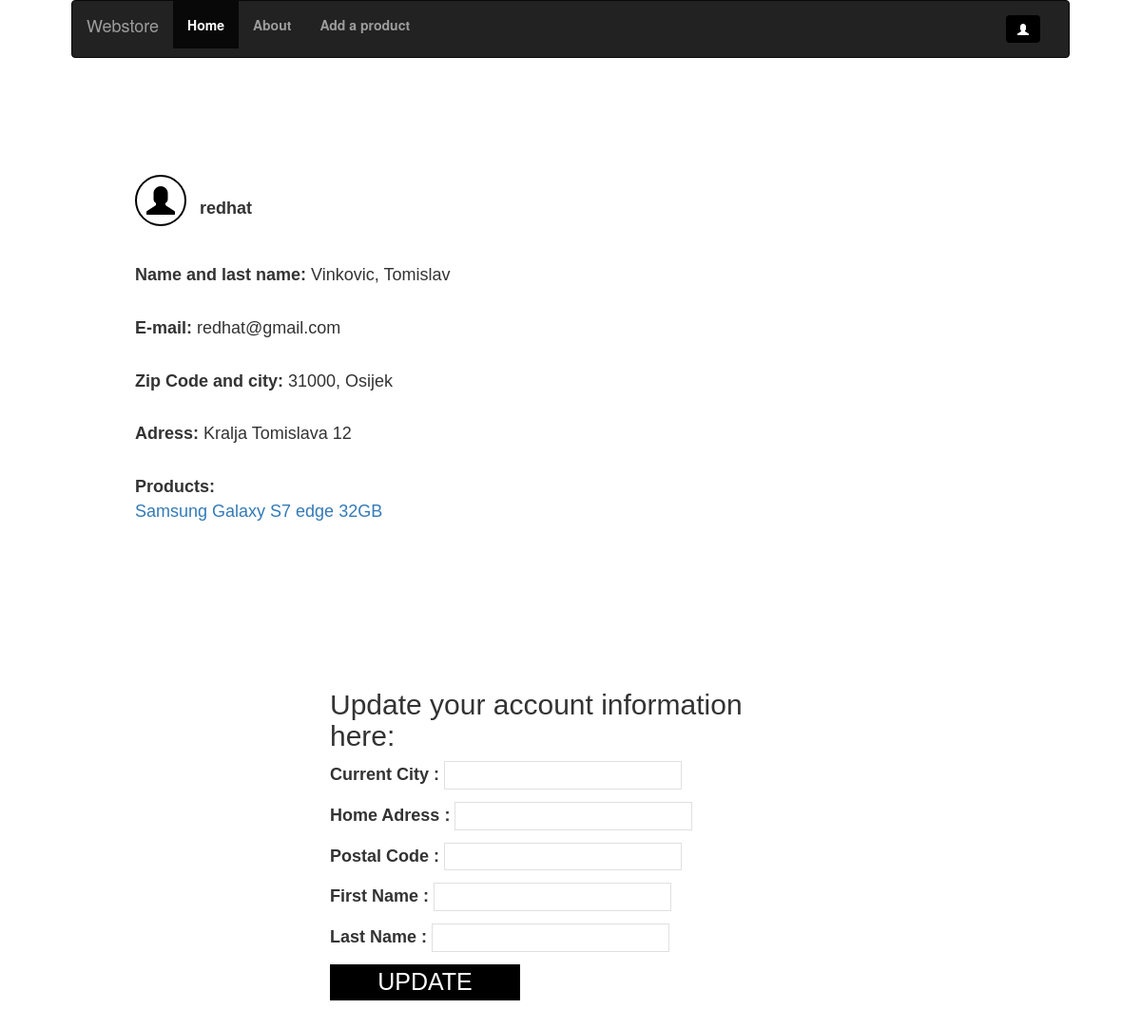
The page /items/my_profile/ (signed in) on the database as committed earlier.
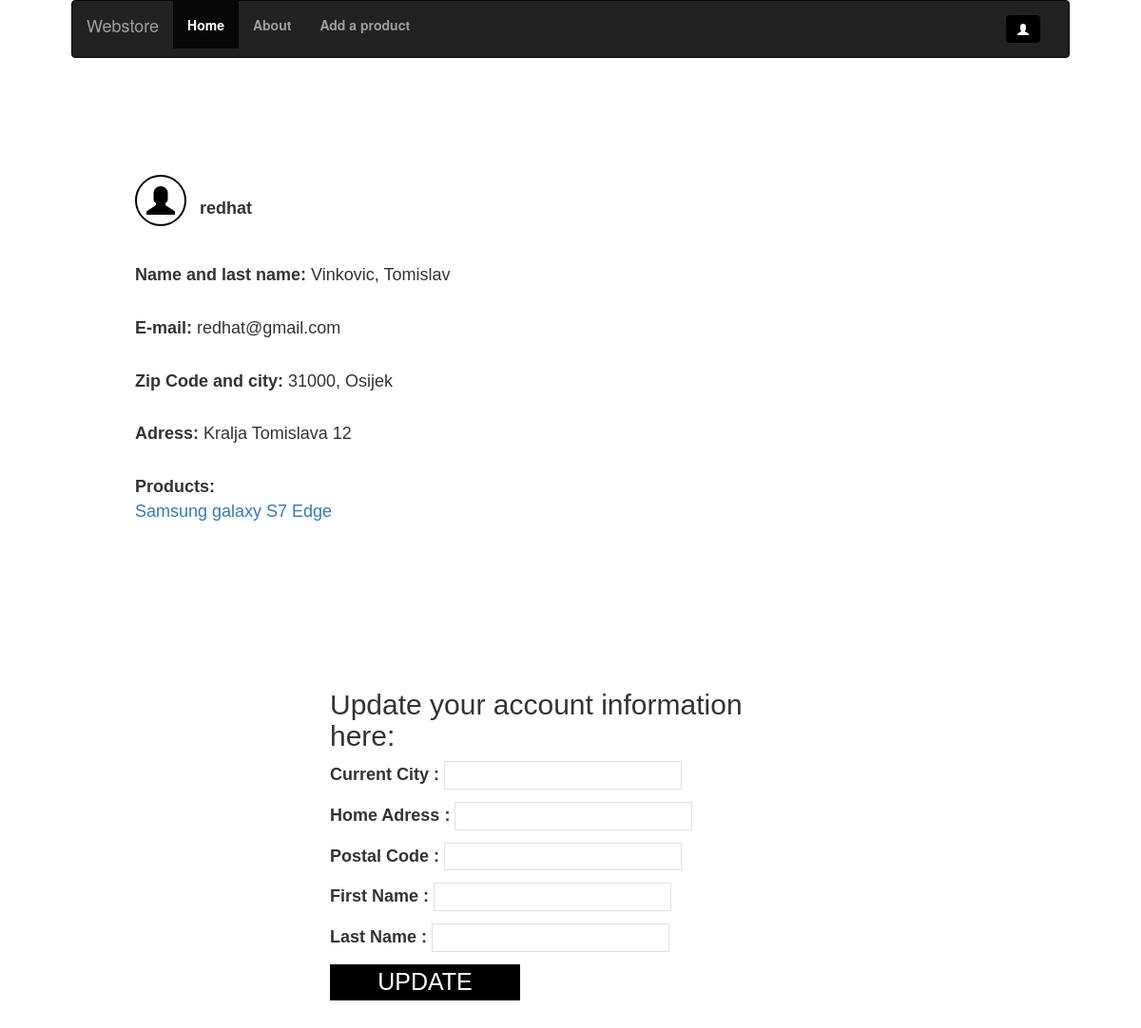
The same page on the database as committed later.
### items/models.py (models this page shows)
class Product(models.Model):
    user = models.ForeignKey(User, on_delete = models.CASCADE, default = '')
    sub = models.ForeignKey(Sub_Category, on_delete = models.CASCADE)
    product_name = models.CharField(max_length = 150)
    product_desc = models.CharField(max_length = 1000)
    product_price_value = models.CharField(max_length = 20)
    product_price_currency = models.CharField(max_length = 3, default = "USD")
    image1 = models.FileField(upload_to=f'media/products/images/', default = None)
    image2 = models.FileField(upload_to=f'media/products/images/', blank=True, null=True, default = None)
    image3 = models.FileField(upload_to=f'media/products/images/', blank=True, null=True, default = None)
    image4 = models.FileField(upload_to=f'media/products/images//', blank=True, null=True, default = None)
    image5 = models.FileField(upload_to=f'media/products/images/', blank=True, null=True, default = None)
    def __str__(self):
        return f"{self.product_name}"

### items/views.py (the view)
# urls.py: path('my_profile/', views.my_profile, name = 'index'),
def my_profile(request):
    user = request.user
    if user.is_authenticated:
        profile = request.user.profile
        products_list = []
        try:
            for product in Product.objects.filter(user = user):
                products_list.append(product)
        except(KeyError, Product.DoesNotExist):
            products = None
        if request.method == 'POST' and 'update' in request.POST:
            profile_form = ProfileForm(request.POST)
            if profile_form.is_valid():
                if profile_form.cleaned_data['city'] != '':
                    user.profile.city = profile_form.cleaned_data['city']
                else:
                    user.profile.city = user.profile.city
                if profile_form.cleaned_data['adress'] != '':
                    user.profile.adress = profile_form.cleaned_data['adress']
                else:
                    user.profile.adress = user.profile.adress
                if profile_form.cleaned_data['postalcode'] != None:
                    user.profile.postalcode = profile_form.cleaned_data['postalcode']
                else:
                    user.profile.postalcode = user.profile.postalcode
                if profile_form.cleaned_data['first_name'] != '':
                    user.first_name = profile_form.cleaned_data['first_name']
                else:
                    user.first_name = user.first_name
                if profile_form.cleaned_data['last_name'] != '':
                    user.last_name = profile_form.cleaned_data['last_name']
                else:
                    user.last_name = user.last_name
                user.profile.user_id = user.profile.user_id
                user.profile.save()
                user.save()
        else:
            profile_form = ProfileForm()
        return render(request, 'my_profile.html', {'user': user, 'profile': profile, 'profile_form': profile_form, 'products_list': products_list})
    else:
        return HttpResponse("You can't access this page because you are not logged in!")

### items/forms.py
class ProfileForm(forms.ModelForm):
    class Meta:
        model = Profile
        fields = [ 'city', 'adress', 'postalcode', 'first_name', 'last_name']
    city = forms.CharField(label = 'Current City  ', max_length = 100, required = False, widget = forms.TextInput(attrs = {'class': 'inputstyle'}))
    adress = forms.CharField(label = 'Home Adress ', max_length = 100, required = False, widget = forms.TextInput(attrs = {'class': 'inputstyle'}))
    postalcode = forms.DecimalField(label = 'Postal Code  ', required = False, widget = forms.TextInput(attrs = {'class': 'inputstyle'}))
    first_name = forms.CharField(label = 'First Name  ', max_length = 100, required = False, widget = forms.TextInput(attrs = {'class': 'inputstyle'}))
    last_name = forms.CharField(label = 'Last Name ', max_length = 100, required = False, widget = forms.TextInput(attrs = {'class': 'inputstyle'}))

### items/models.py (called while the page is built)
    def __str__(self):
        return f"{self.category_name}"

    def __str__(self):
        return f"{self.sub_name}"

### items/templates/my_profile.html (shortened to what this page needs)
<!DOCTYPE html>
<html>
{% load static %}
  <head>
    <link rel="stylesheet" href="http://maxcdn.bootstrapcdn.com/bootstrap/3.3.4/css/bootstrap.min.css">
  </head>
  <body>
    <div class="container-fluid customfull">
    <nav class="navbar navbar-inverse">
  <div class="container-fluid" style="width: 100%;">
    <div class="navbar-header">
      <a href="/items/" class="navbar-brand">Webstore</a>
    </div>
    <div class="collapse navbar-collapse" id="mainNavBar">
      <ul class="nav navbar-nav">
        <li class="active"><a href="/items/">Home</a></li>
        <li><a href="/items/about/">About</a></li>
        <li><a href="/items/add_a_product/">Add a product</a></li>
      </ul>
      <ul class="nav navbar-nav navbar-right">
        {% if user.is_authenticated %}
        <li><a href="#"><button class="btn" id="menu-toggle"><span class="glyphicon glyphicon-user"></button></span></a></li>
        {% else %}
        <li><a class="actions" href="/items/login_signup/">Login/Sign Up</a></li>
        {% endif %}
      </ul>
    </div>
  </div>
</nav>
    <div class="container-fluid custom">
    <div class="container">
    <span class="glyphicon glyphicon-user" style="color: #000; font-size: 30px; padding: 10px; border: 2px solid black; border-radius: 360px;"></span>
    <p style="display: inline; font-size: 18px; margin-left: 10px;"><strong> {{ user.username }}</strong></p><br><br><br>
    <strong><p>Name and last name:</strong> {{ user.last_name }}, {{ user.first_name }}</p><br>
    <strong><p>E-mail:</strong> {{ user.email }}</p><br>
    <strong><p>Zip Code and city:</strong> {{ user.profile.postalcode }}, {{ user.profile.city }}</p><br>
    <strong><p>Adress:</strong> {{ user.profile.adress }}</p> <br>
    <strong><p>Products:</strong>{% if not products_list %}
       <i>You have no products</i>
       {% else %}
      {% for product in products_list %}
      <br><a href="/items/{{ product.sub.category }}/{{ product.sub }}/{{ product }}/">{{ product }}</a> <br>
      {% endfor %}
    {% endif %}
    </p> <br> <br>
  </div>
      <div class="container customc">
      <h2 style="font-family: 'Ubuntu', sans-serif;">Update your account information here:</h2>
      <form method="post">
        {{ profile_form.as_p }}
        <input type="submit" name="update" value="UPDATE">
      </form>
    </div>
    </div>
  </body>
</html>

Rows that differ between the two databases and show on the page:
removed Product: product_name "Samsung Galaxy S7 edge 32GB"
added Product: product_name "Samsung galaxy S7 Edge"
